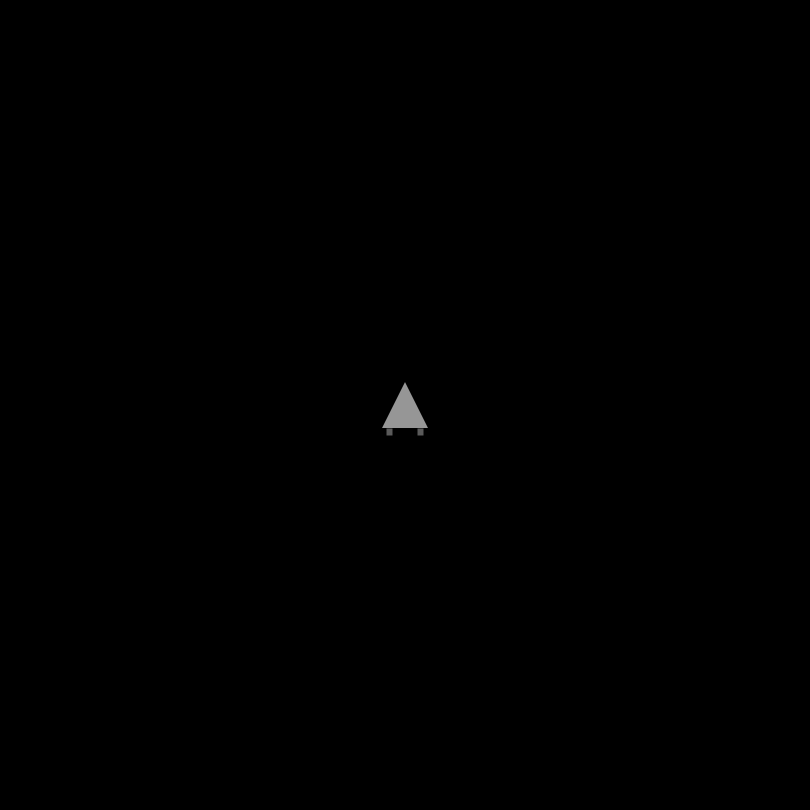
Frame 1 (no input)
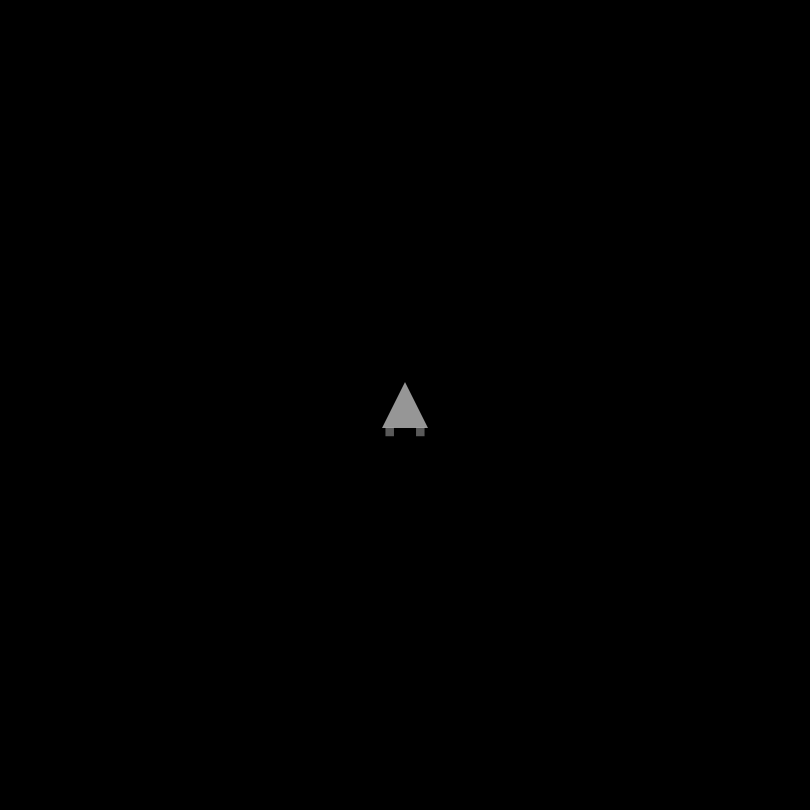
Frame 60 (the mouse pressed at the canvas centre just before this capture)
Frame 120 (the mouse held since frame 60 and released just before this capture): identical to frame 60, image omitted

The Processing sketch that drew these frames (run headless with seeded random() and noise(); from frame 60 on, the mouse is pressed at the canvas centre):

// Processing sketch: main
// ── main.pde
Spaceship spaceship;

float deltaTheta = 0.09;

void setup()
{
  surface.setTitle("Spaceship");
  surface.setResizable(false);
  surface.setLocation(displayWidth / 3, floor(0.1 * displayHeight));

  createSpaceship();

  size(810, 810);
}

void createSpaceship()
{
  var radius = random(21, 24);
  var position = new PVector(width / 2, height / 2);

  spaceship = new Spaceship(radius, position);
}

void draw()
{
  background(0, 120);

  spaceship.show();
  spaceship.fly();
  spaceship.checkBounds();
}

void keyPressed()
{
  var specialKeyPressed = (key == CODED);
  if (specialKeyPressed)
  {
    if (keyCode == RIGHT)
      spaceship.turn(deltaTheta);

    if (keyCode == LEFT)
      spaceship.turn(-deltaTheta);
  }

  var isSpaceshipBoosting = (key == ' ');
  if (isSpaceshipBoosting)
    spaceship.thrust();
}

// ── Spaceship.pde
class Spaceship
{

  private PVector position;
  private PVector velocity;
  private PVector acceleration;

  private float radius;
  private float mass;

  private float maxSpeed;
  private float angle;
  private float damping;

  private boolean boost = false;

  /* Constructor definition */
  public Spaceship(float radius, PVector position)
  {
    this.radius = radius * 2;
    this.mass = HALF_PI * (float)Math.sqrt(this.radius);

    this.position = position;
    this.velocity = new PVector();
    this.acceleration = new PVector();

    this.maxSpeed = 12f;
    this.angle = 0f;
    this.damping = 0.994f;
  }

  /* Function definition */
  public void applyForce(PVector outerForce)
  {
    var force = PVector.div(outerForce, this.mass);
    this.acceleration.add(force);
  }

  public void fly()
  {
    this.velocity.add(this.acceleration);
    this.velocity.mult(this.damping);
    this.velocity.limit(this.maxSpeed);
    this.position.add(this.velocity);

    this.acceleration.mult(0);
  }

  public void thrust()
  {
    this.boost = true;

    var thrustAngle = this.angle - PI / 2;
    var thrust = new PVector(cos(thrustAngle), sin(thrustAngle));
    thrust.mult(3.9);

    this.applyForce(thrust);
  }

  public void turn(float deltaAngle)
  {
    this.angle += deltaAngle;
  }

  public void checkBounds()
  {
    if (this.position.x >= width - this.radius)
      this.position.x = width - this.radius;

    if (this.position.x <= this.radius)
      this.position.x = this.radius;

    if (this.position.y >= height - this.radius)
      this.position.y = height - this.radius;

    if (this.position.y <= this.radius)
      this.position.y = this.radius;
  }

  public void show()
  {
    pushMatrix();
    translate(this.position.x, this.position.y);
    rectMode(CENTER);
    rotate(this.angle);

    this.createBoosters();
    this.createBody();
    popMatrix();

    this.boost = false;
  }

  private void createBoosters()
  {
    fill(255, 90);

    strokeWeight(2);
    if (this.boost)
      fill(180, 0, 0, 120);

    rect(-this.radius / 3, this.radius / 1.7,
         this.radius / 5.4, this.radius / 5.4);
    rect(this.radius / 3, this.radius / 1.7,
         this.radius / 5.4, this.radius / 5.4);
  }

  private void createBody()
  {
    fill(255, 150);
    noStroke();

    var vertice1 = new PVector(0, -this.radius / 2);
    var vertice2 = new PVector(-this.radius / 2, this.radius / 2);
    var vertice3 = new PVector(this.radius / 2, this.radius / 2);

    triangle(vertice1.x, vertice1.y,
             vertice2.x, vertice2.y,
             vertice3.x, vertice3.y);
  }
  
}
